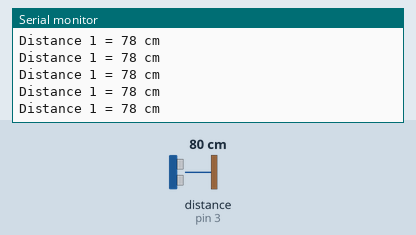
Recording of a sketch running on a simulated Arduino Uno, built with avr-gcc and run on an emulated ATmega328P. Shown: the last lines printed to the serial monitor. Wiring (inferred from the names in the program): ultrasonic range finder: trigger pin 2; echo pin 3. The inputs (shaded band) are chosen by the test bench; at power-on: distance to the obstacle (sensor on pin 3) 80 cm. The echo pulse lasts 58.3 µs per cm.

Above: at 1.2 s.
1.3 s: distance to the obstacle (sensor on pin 3) set to 2 cm
At 1.38 s:
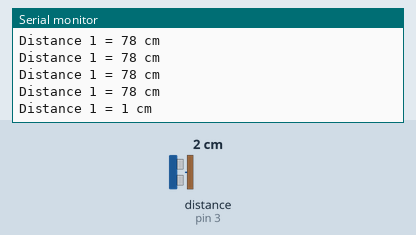
4.3 s: distance to the obstacle (sensor on pin 3) set to 4 cm
At 4.3 s:
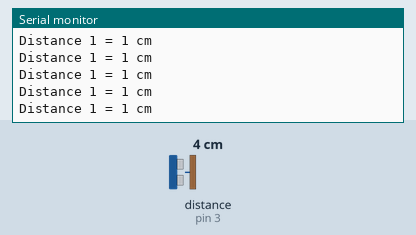
5.8 s: distance to the obstacle (sensor on pin 3) set to 35 cm
At 5.82 s:
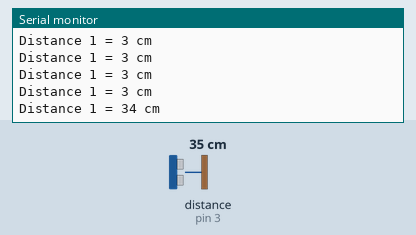
8.8 s: distance to the obstacle (sensor on pin 3) set to 250 cm
At 8.91 s:
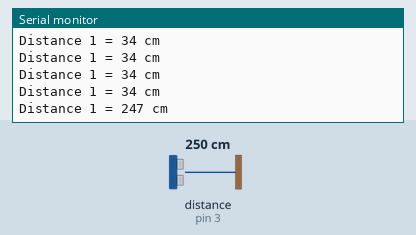
Timing chart, 0 to 11.8 s (numbered marks = the images above; inputs shaded):
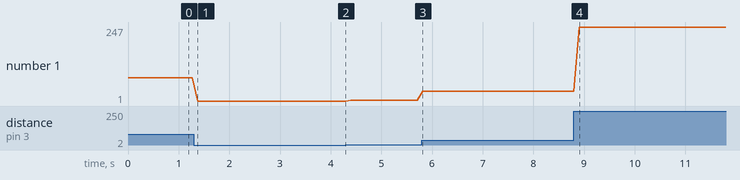

Measured:
- after the input at 1.3 s, the serial monitor: prints a new line after 0.07 s (image 1)
- after the input at 5.8 s, the serial monitor: prints a new line at once (image 3)
- after the input at 8.8 s, the serial monitor: prints a new line after 0.11 s (image 4)
- plotted number 1: 1 → 3 after the input at 4.3 s, 3 → 34 after the input at 5.8 s, 34 → 247 after the input at 8.8 s

The sketch:

usTest.ino
```cpp
int trig1Pin = 2;
int echo1Pin = 3;

void setup() {
  // put your setup code here, to run once:
  pinMode(trig1Pin, OUTPUT);
  pinMode(echo1Pin, INPUT);
  Serial.begin(9600);
}

void loop() {
  // put your main code here, to run repeatedly:
  int us1Read = usRead(trig1Pin,echo1Pin);
  Serial.print("Distance 1 = ");
  Serial.print(us1Read);
  Serial.println(" cm");
  delay(100);
}

int usRead(int trigPin, int echoPin){
  // Clears the trigPin
  digitalWrite(trigPin, LOW);
  delayMicroseconds(2);
  // Sets the trigPin on HIGH state for 10 micro seconds
  digitalWrite(trigPin, HIGH);
  delayMicroseconds(10);
  digitalWrite(trigPin, LOW);
  // Reads the echoPin, returns the sound wave travel time in microseconds
  long duration = pulseIn(echoPin, HIGH);
  // Calculating the distance
  int distance= duration*0.034/2;
  return distance;
}
```
